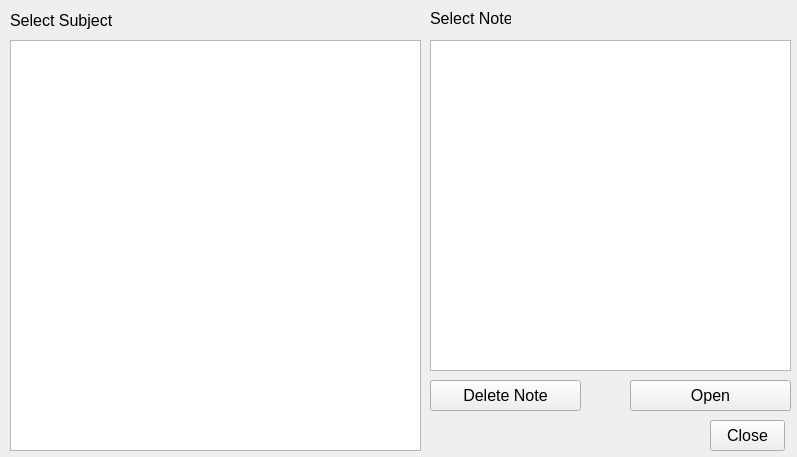
<?xml version="1.0" encoding="UTF-8"?>
<ui version="4.0">
 <class>OpenNote</class>
 <widget class="QWidget" name="OpenNote">
  <property name="geometry">
   <rect>
    <x>0</x>
    <y>0</y>
    <width>797</width>
    <height>457</height>
   </rect>
  </property>
  <property name="font">
   <font>
    <pointsize>12</pointsize>
   </font>
  </property>
  <property name="windowTitle">
   <string>Form</string>
  </property>
  <widget class="QTreeWidget" name="tWSelectSubject">
   <property name="geometry">
    <rect>
     <x>10</x>
     <y>40</y>
     <width>411</width>
     <height>411</height>
    </rect>
   </property>
   <property name="font">
    <font>
     <pointsize>12</pointsize>
    </font>
   </property>
   <property name="sortingEnabled">
    <bool>true</bool>
   </property>
   <attribute name="headerVisible">
    <bool>false</bool>
   </attribute>
   <column>
    <property name="text">
     <string notr="true">1</string>
    </property>
   </column>
  </widget>
  <widget class="QListWidget" name="lWHomeWorks">
   <property name="geometry">
    <rect>
     <x>430</x>
     <y>40</y>
     <width>361</width>
     <height>331</height>
    </rect>
   </property>
   <property name="font">
    <font>
     <pointsize>12</pointsize>
    </font>
   </property>
   <property name="sortingEnabled">
    <bool>true</bool>
   </property>
  </widget>
  <widget class="QPushButton" name="pBOpen">
   <property name="geometry">
    <rect>
     <x>630</x>
     <y>380</y>
     <width>161</width>
     <height>31</height>
    </rect>
   </property>
   <property name="text">
    <string>Open</string>
   </property>
  </widget>
  <widget class="QLabel" name="lSelectSubject">
   <property name="geometry">
    <rect>
     <x>10</x>
     <y>10</y>
     <width>121</width>
     <height>21</height>
    </rect>
   </property>
   <property name="font">
    <font>
     <pointsize>12</pointsize>
    </font>
   </property>
   <property name="text">
    <string>Select Subject</string>
   </property>
  </widget>
  <widget class="QPushButton" name="pBClose">
   <property name="geometry">
    <rect>
     <x>710</x>
     <y>420</y>
     <width>75</width>
     <height>31</height>
    </rect>
   </property>
   <property name="text">
    <string>Close</string>
   </property>
  </widget>
  <widget class="QPushButton" name="pBDeleteHomeWork">
   <property name="geometry">
    <rect>
     <x>430</x>
     <y>380</y>
     <width>151</width>
     <height>31</height>
    </rect>
   </property>
   <property name="text">
    <string>Delete Note</string>
   </property>
  </widget>
  <widget class="QLabel" name="label">
   <property name="geometry">
    <rect>
     <x>430</x>
     <y>10</y>
     <width>81</width>
     <height>16</height>
    </rect>
   </property>
   <property name="text">
    <string>Select Note</string>
   </property>
  </widget>
 </widget>
 <resources/>
 <connections/>
</ui>
